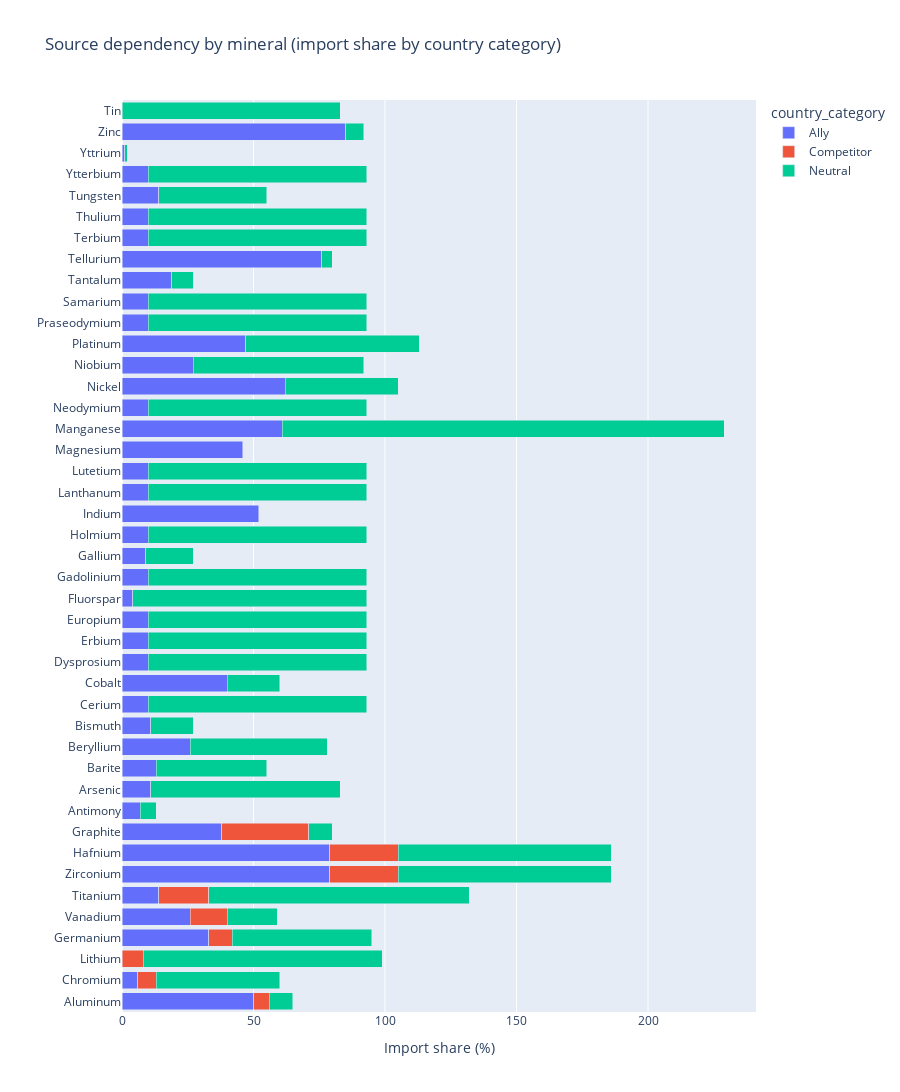

The notebook cell this image was saved under:
### Code cell
import plotly.express as px

df_cat = (
    df.groupby(["mineral", "country_category"], as_index=False)["share_pct"].sum()
)

# Order minerals by competitor share (descending)
order = (
    df_cat[df_cat["country_category"].eq("Competitor")]
    .sort_values("share_pct", ascending=False)["mineral"]
    .tolist()
)

fig = px.bar(
    df_cat,
    x="share_pct",
    y="mineral",
    color="country_category",
    orientation="h",
    category_orders={"mineral": order},
    title="Source dependency by mineral (import share by country category)",
    labels={"share_pct": "Import share (%)", "mineral": ""}
)
fig.update_layout(barmode="stack", height=1200)
fig.show()

### Figure 1 — Plotly figure (JSON) as saved in the notebook; plotly's stock layout.template omitted (floating-point values rounded to 4 significant figures)
{"data": [{"hovertemplate": "country_category=Ally<br>Import share (%)=%{x}<br>=%{y}<extra></extra>", "legendgroup": "Ally", "marker": {"color": "#636efa", "pattern": {"shape": ""}}, "name": "Ally", "orientation": "h", "showlegend": true, "textposition": "auto", "type": "bar", "x": [50.0, 7.0, 11.0, 13.0, 26.0, 11.0, 10.0, 6.0, 40.0, 10.0, 10.0, 10.0, 4.0, 10.0, 9.0, 33.0, 38.0, 79.0, 10.0, 52.0, 10.0, 10.0, 46.0, 61.0, 10.0, 62.0, 27.0, 47.0, 10.0, 10.0, 19.0, 76.0, 10.0, 10.0, 14.0, 14.0, 26.0, 10.0, 1.0, 85.0, 79.0], "xaxis": "x", "y": ["Aluminum", "Antimony", "Arsenic", "Barite", "Beryllium", "Bismuth", "Cerium", "Chromium", "Cobalt", "Dysprosium", "Erbium", "Europium", "Fluorspar", "Gadolinium", "Gallium", "Germanium", "Graphite", "Hafnium", "Holmium", "Indium", "Lanthanum", "Lutetium", "Magnesium", "Manganese", "Neodymium", "Nickel", "Niobium", "Platinum", "Praseodymium", "Samarium", "Tantalum", "Tellurium", "Terbium", "Thulium", "Titanium", "Tungsten", "Vanadium", "Ytterbium", "Yttrium", "Zinc", "Zirconium"], "yaxis": "y"}, {"hovertemplate": "country_category=Competitor<br>Import share (%)=%{x}<br>=%{y}<extra></extra>", "legendgroup": "Competitor", "marker": {"color": "#EF553B", "pattern": {"shape": ""}}, "name": "Competitor", "orientation": "h", "showlegend": true, "textposition": "auto", "type": "bar", "x": [6.0, 7.0, 9.0, 33.0, 26.0, 8.0, 19.0, 14.0, 26.0], "xaxis": "x", "y": ["Aluminum", "Chromium", "Germanium", "Graphite", "Hafnium", "Lithium", "Titanium", "Vanadium", "Zirconium"], "yaxis": "y"}, {"hovertemplate": "country_category=Neutral<br>Import share (%)=%{x}<br>=%{y}<extra></extra>", "legendgroup": "Neutral", "marker": {"color": "#00cc96", "pattern": {"shape": ""}}, "name": "Neutral", "orientation": "h", "showlegend": true, "textposition": "auto", "type": "bar", "x": [9.0, 6.0, 72.0, 42.0, 52.0, 16.0, 83.0, 47.0, 20.0, 83.0, 83.0, 83.0, 89.0, 83.0, 18.0, 53.0, 9.0, 81.0, 83.0, 83.0, 91.0, 83.0, 168.0, 83.0, 43.0, 65.0, 66.0, 83.0, 83.0, 8.0, 4.0, 83.0, 83.0, 83.0, 99.0, 41.0, 19.0, 83.0, 1.0, 7.0, 81.0], "xaxis": "x", "y": ["Aluminum", "Antimony", "Arsenic", "Barite", "Beryllium", "Bismuth", "Cerium", "Chromium", "Cobalt", "Dysprosium", "Erbium", "Europium", "Fluorspar", "Gadolinium", "Gallium", "Germanium", "Graphite", "Hafnium", "Holmium", "Lanthanum", "Lithium", "Lutetium", "Manganese", "Neodymium", "Nickel", "Niobium", "Platinum", "Praseodymium", "Samarium", "Tantalum", "Tellurium", "Terbium", "Thulium", "Tin", "Titanium", "Tungsten", "Vanadium", "Ytterbium", "Yttrium", "Zinc", "Zirconium"], "yaxis": "y"}], "layout": {"barmode": "stack", "height": 1200, "legend": {"title": {"text": "country_category"}, "tracegroupgap": 0}, "title": {"text": "Source dependency by mineral (import share by country category)"}, "xaxis": {"anchor": "y", "domain": [0, 1], "title": {"text": "Import share (%)"}}, "yaxis": {"anchor": "x", "categoryarray": ["Aluminum", "Chromium", "Lithium", "Germanium", "Vanadium", "Titanium", "Zirconium", "Hafnium", "Graphite"], "categoryorder": "array", "domain": [0, 1], "title": {"text": ""}}}}
